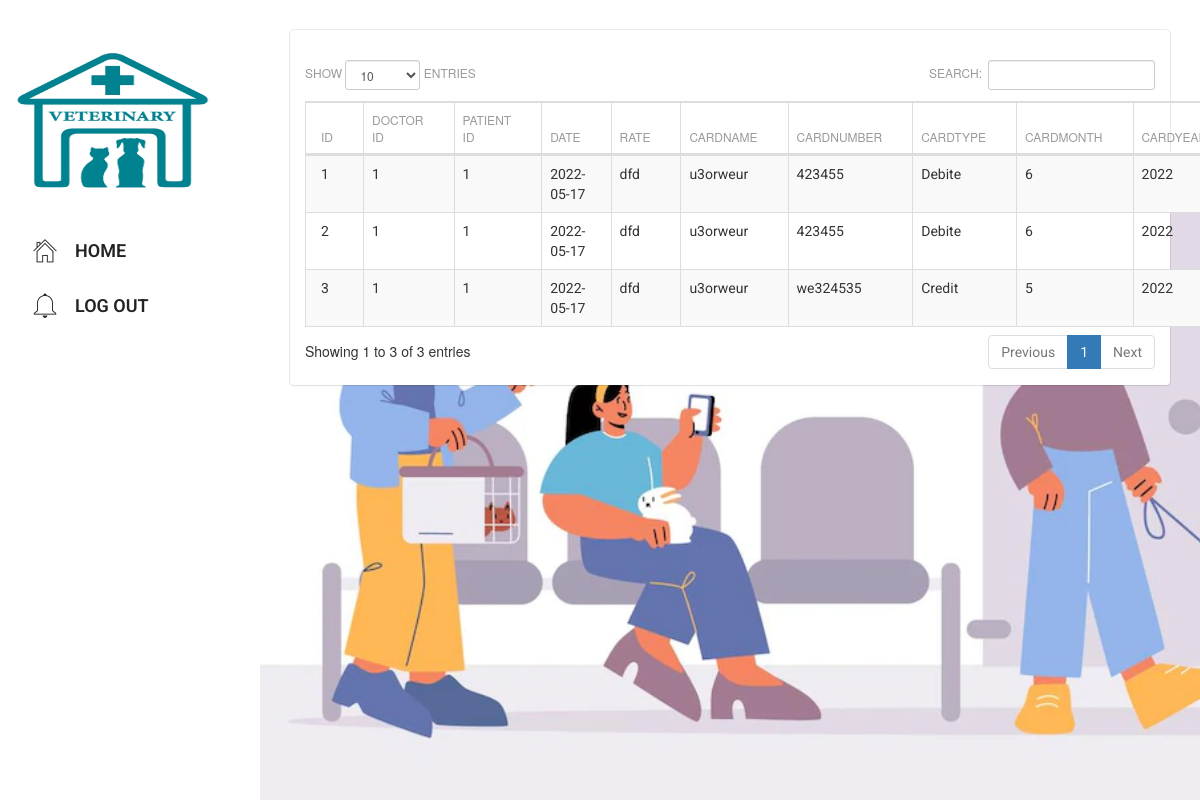
The app's page /php/VetAtHome/payment_tbl/select.php with its own data.
### tables this page shows
CREATE TABLE IF NOT EXISTS `payment` (
  `id` int(11) NOT NULL AUTO_INCREMENT,
  `doctor_id` varchar(225) NOT NULL,
  `patient_id` varchar(225) NOT NULL,
  `date` varchar(225) NOT NULL,
  `rate` varchar(200) NOT NULL,
  `cardname` varchar(225) NOT NULL,
  `cardnumber` varchar(225) NOT NULL,
  `cardtype` varchar(225) NOT NULL,
  `cardmonth` varchar(225) NOT NULL,
  `cardyear` varchar(225) NOT NULL,
  `cvv` varchar(225) NOT NULL,
  PRIMARY KEY (`id`)
);

### php/VetAtHome/payment_tbl/tables.php (called while the page is built, shortened)
<?php
$table="payment";
?>

### php/VetAtHome/payment_tbl/select.php (the view, shortened to what this page needs)
<?php
include("tables.php");
include("../header_inner.php");
$i=0;
?>
		<link rel="stylesheet" type="text/css" href="datatables.min.css">
<div class="">
<div class="clearfix"></div>
<table id="example" class="table table-striped table-bordered dataTable no-footer" cellspacing="0"  role="grid" aria-describedby="example_info" >
          <?php
		  include("../connection.php");
	?>
	<?php
		  $result2 = mysqli_query($con,"SHOW FIELDS FROM $table");
 echo "<thead><tr>";
while ($row2 = mysqli_fetch_array($result2))
 {
  $name=$row2['Field'];
  echo "<th>".
  str_replace('_', ' ', $name)
  ."</th>";
 $i++;
 }
 echo "
 </tr></thead>";
   echo "<tbody>";
 	$result = mysqli_query($con,"SELECT * FROM $table ");
		while($row = mysqli_fetch_array($result))
		{
		echo "<tr>";
		for($k=0;$k<$i;$k++)
		{
			if($k==30)
			{
			  $sql2 = "select *  from customer where id='$_SESSION[userid]' ";
    $result2 = mysqli_query($con, $sql2) or die("Error in Selecting " . mysqli_error($connection));
$row2 =mysqli_fetch_array($result2);
			echo "<td >  $row2[contact_person]</td>";
			}
			elseif($k==31)
			{
			echo "<td class='hiddentd'> $row[content] </td>";
			}
				elseif($k==40)
			{
			echo "<td > <img src='uploads/$row[$k]' width='100'></td>";
			}
			else
			{
			echo "<td >$row[$k]</td>";
			}
		}
			echo "
			</tr>";
		}
        ?>
        </tbody>
    </table>
    </div>

### records on screen
payment: id "1", doctor "1", patient "1", date "2022-05-17", rate "dfd", cardname "u3orweur", cardnumber "423455", cardtype "Debite", cardmonth "6", cardyear "2022"
payment: id "2", doctor "1", patient "1", date "2022-05-17", rate "dfd", cardname "u3orweur", cardnumber "423455", cardtype "Debite", cardmonth "6", cardyear "2022"
payment: id "3", doctor "1", patient "1", date "2022-05-17", rate "dfd", cardname "u3orweur", cardnumber "we324535", cardtype "Credit", cardmonth "5", cardyear "2022"

### other values on screen
str_replace('_', ' ', $name) "ID"
str_replace('_', ' ', $name) "DOCTOR ID"
str_replace('_', ' ', $name) "PATIENT ID"
str_replace('_', ' ', $name) "DATE"
str_replace('_', ' ', $name) "RATE"
str_replace('_', ' ', $name) "CARDNAME"
str_replace('_', ' ', $name) "CARDNUMBER"
str_replace('_', ' ', $name) "CARDTYPE"
str_replace('_', ' ', $name) "CARDMONTH"
